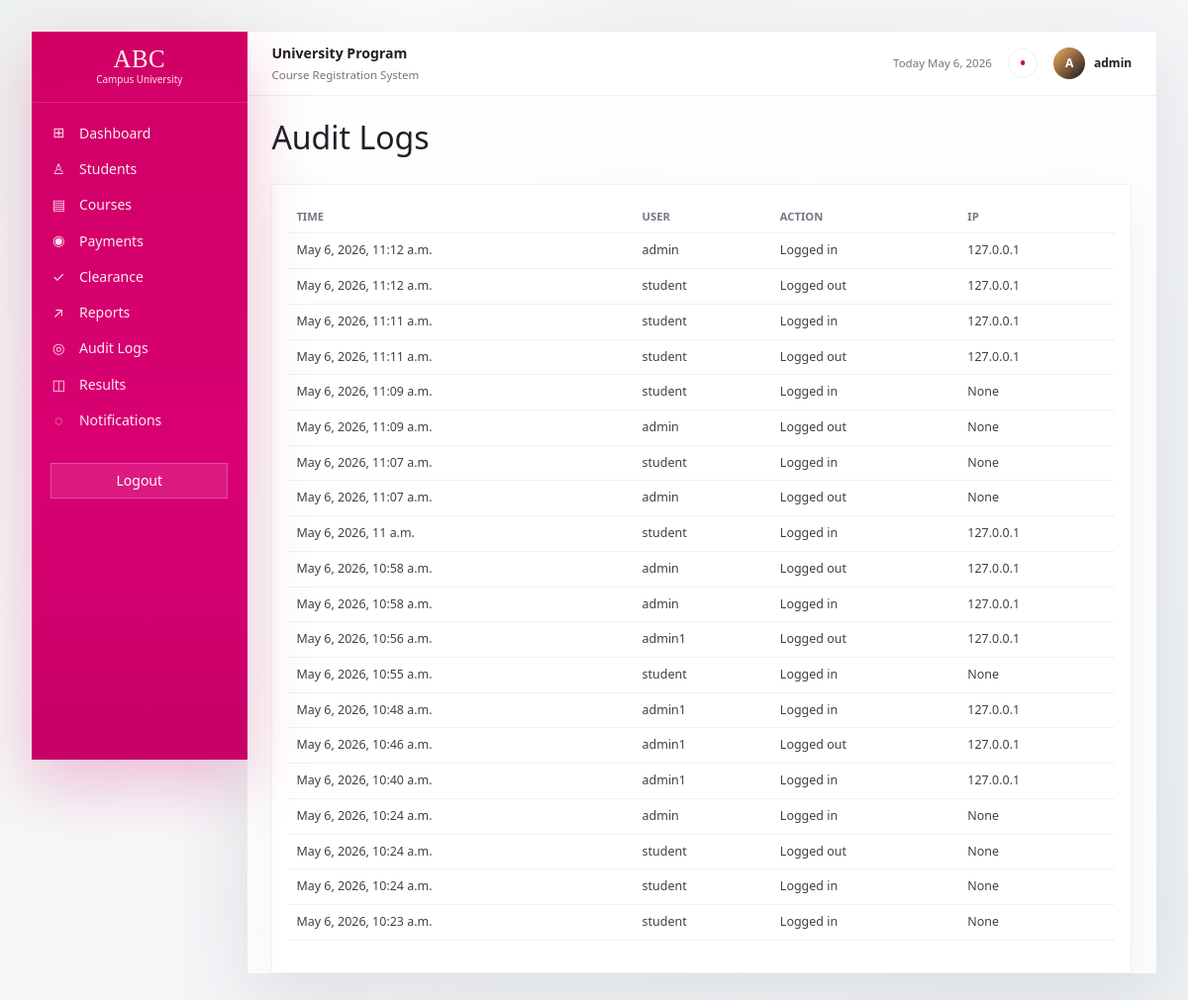
The page /audit-logs/ (signed in) on the database its author committed.
### apps/accounts/models.py (models this page shows, shortened)
class User(AbstractUser):
    class Roles(models.TextChoices):
        ADMIN = "ADMIN", "Admin"
        STAFF = "STAFF", "Staff"
        STUDENT = "STUDENT", "Student"
    role = models.CharField(max_length=20, choices=Roles.choices, default=Roles.STUDENT)
    @property
    def is_staff_role(self):
        return self.role in {self.Roles.ADMIN, self.Roles.STAFF} or self.is_superuser

class AuditLog(models.Model):
    user = models.ForeignKey(settings.AUTH_USER_MODEL, on_delete=models.SET_NULL, null=True, blank=True)
    action = models.CharField(max_length=255)
    timestamp = models.DateTimeField(auto_now_add=True)
    ip_address = models.GenericIPAddressField(null=True, blank=True)
    class Meta:
        ordering = ["-timestamp"]

### apps/accounts/views.py (the view)
# urls.py: path("audit-logs/", audit_logs, name="audit_logs"),
@staff_required
def audit_logs(request):
    logs = AuditLog.objects.select_related("user")
    return render(request, "audit_logs.html", {"logs": logs})

### templates/audit_logs.html
{% extends "base.html" %}
{% block content %}
<div class="page-header"><h2>Audit Logs</h2></div>
<div class="panel"><table class="table table-hover"><thead><tr><th>Time</th><th>User</th><th>Action</th><th>IP</th></tr></thead><tbody>{% for log in logs %}<tr><td>{{ log.timestamp }}</td><td>{{ log.user }}</td><td>{{ log.action }}</td><td>{{ log.ip_address }}</td></tr>{% empty %}<tr><td>No logs yet.</td></tr>{% endfor %}</tbody></table></div>
{% endblock %}

### templates/base.html (shortened to what this page needs)
{% load static %}
<!doctype html>
<html lang="en">
<head>
  <link href="https://cdn.jsdelivr.net/npm/bootstrap@5.3.3/dist/css/bootstrap.min.css" rel="stylesheet">
  <link rel="stylesheet" href="{% static 'css/style.css' %}">
</head>
<body class="{% block body_class %}{% endblock %}">
  <div class="app-shell">
    {% if user.is_authenticated %}
      <aside class="sidebar">
        <div class="sidebar-brand">
          <strong>ABC</strong>
          <span>Campus University</span>
        </div>
        <nav class="sidebar-nav">
        <a href="{% url 'dashboard' %}"><span>⊞</span>Dashboard</a>
        {% if user.is_staff_role or user.is_superuser %}
          <a href="{% url 'student_list' %}"><span>♙</span>Students</a>
          <a href="{% url 'course_list' %}"><span>▤</span>Courses</a>
          <a href="{% url 'payment_list' %}"><span>◉</span>Payments</a>
          <a href="{% url 'clearance_list' %}"><span>✓</span>Clearance</a>
          <a href="{% url 'reports_dashboard' %}"><span>↗</span>Reports</a>
          <a href="{% url 'audit_logs' %}"><span>◎</span>Audit Logs</a>
        {% else %}
          <a href="{% url 'student_portal' %}"><span>♙</span>Student Portal</a>
          <a href="{% url 'register_course' %}"><span>▤</span>Register Courses</a>
          <a href="{% url 'registration_slip' %}"><span>▣</span>Download Slip</a>
        {% endif %}
        <a href="{% url 'result_list' %}"><span>◫</span>Results</a>
        <a href="{% url 'notification_list' %}"><span>◌</span>Notifications</a>
        </nav>
        <form method="post" action="{% url 'logout' %}">
          <button class="sidebar-logout">Logout</button>
        </form>
      </aside>
    {% endif %}
    <main class="content">
      {% if user.is_authenticated %}
        <header class="topbar">
          <div>
            <strong>{% block workspace_title %}University Program{% endblock %}</strong>
            <span>{% block workspace_subtitle %}Course Registration System{% endblock %}</span>
          </div>
          <div class="topbar-actions">
            <span>Today {% now "F j, Y" %}</span>
            <a href="{% url 'notification_list' %}" class="notification-dot">•</a>
            <div class="user-chip">
              <span>{{ user.username|slice:":1"|upper }}</span>
              <strong>{{ user.get_full_name|default:user.username }}</strong>
            </div>
          </div>
        </header>
      {% endif %}
      {% block content %}{% endblock %}
    </main>
  </div>
</body>
</html>

### static/css/style.css (style rules this page uses)
body { background: radial-gradient(circle at 35% 4%, rgba(255, 255, 255, .85), transparent 15rem), linear-gradient(135deg, #edf1ef 0%, #f7f7f9 45%, #eef2f5 100%); color: #201f28; font-size: 14px; }
.app-shell { display: flex; min-height: 100vh; padding: 2rem; }
.sidebar { background: linear-gradient(180deg, #d10065 0%, #d90073 60%, #c70068 100%); color: #fff; flex: 0 0 13.6rem; padding: 0; position: sticky; top: 2rem; height: calc(100vh - 4rem); border-radius: 0; box-shadow: 0 24px 60px rgba(209, 0, 101, .24); overflow-y: auto; }
.sidebar-brand { border-bottom: 1px solid rgba(255, 255, 255, .16); padding: 1rem 1.25rem .95rem; text-align: center; }
.sidebar-brand strong { display: block; font-family: Georgia, serif; font-size: 1.55rem; font-weight: 400; letter-spacing: .02em; line-height: 1; }
.sidebar-brand span { display: block; font-size: .62rem; opacity: .88; }
.sidebar-nav { padding: .75rem 0; }
.sidebar a { align-items: center; color: rgba(255, 255, 255, .92); display: flex; gap: .8rem; min-height: 2.15rem; padding: .46rem 1.2rem; text-decoration: none; transition: background .15s ease, color .15s ease; }
.sidebar a span { align-items: center; display: inline-flex; font-size: .9rem; justify-content: center; opacity: .95; width: 1rem; }
.sidebar-logout { background: rgba(255,255,255,.1); border: 1px solid rgba(255,255,255,.22); color: #fff; margin: .8rem 1.2rem 1.2rem; min-height: 2.25rem; width: calc(100% - 2.4rem); }
.content { flex: 1; background: rgba(255, 255, 255, .84); box-shadow: 0 24px 80px rgba(42, 50, 64, .12); min-height: calc(100vh - 4rem); overflow: hidden; padding: 0; }
.page-header { align-items: center; display: flex; justify-content: space-between; gap: 1rem; margin-bottom: 1.2rem; }
.topbar { align-items: center; background: rgba(255,255,255,.92); border-bottom: 1px solid #edf0f5; display: flex; justify-content: space-between; min-height: 4.05rem; padding: 0 1.55rem; }
.topbar strong { display: block; font-size: .88rem; }
.topbar span { color: #757381; font-size: .72rem; }
.topbar-actions { align-items: center; display: flex; gap: 1rem; }
.notification-dot { align-items: center; background: #fff; border: 1px solid #eceff5; border-radius: 50%; color: #d10065; display: inline-flex; font-size: 1.2rem; height: 1.9rem; justify-content: center; line-height: 1; text-decoration: none; width: 1.9rem; }
.user-chip { align-items: center; display: flex; gap: .55rem; }
.user-chip span { align-items: center; background: linear-gradient(135deg, #f6b05f, #17141b); border-radius: 50%; color: #fff; display: inline-flex; font-size: .76rem; font-weight: 700; height: 2rem; justify-content: center; width: 2rem; }
.user-chip strong { font-size: .75rem; }
.content > .page-header, .content > .row, .content > .panel, .content > .stat-card, .content > form, .content > .student-hero, .content > .analytics-grid, .content > .section-title, .content > .meter-grid, .content > .activity-grid, .content > nav { margin-left: 1.55rem; margin-right: 1.55rem; }
.content > .page-header:first-of-type { margin-top: 1.45rem; }
.panel, .stat-card, .form-card { background: #fff; border: 1px solid #f0f1f6; border-radius: 0; padding: 1rem; box-shadow: 0 18px 45px rgba(34, 34, 52, .045); }
.app-table td, .table td, .table th { border-color: #f0f1f5; color: #413f4b; font-size: .78rem; vertical-align: middle; }
.table thead th { color: #777484; font-size: .7rem; font-weight: 800; text-transform: uppercase; }

### rows shown on the page
User: username "A", get_full_name "admin"
AuditLog: timestamp "May 6, 2026, 11:12 a.m.", user "admin", action "Logged in", ip_address "127.0.0.1"
AuditLog: timestamp "May 6, 2026, 11:12 a.m.", user "student", action "Logged out", ip_address "127.0.0.1"
AuditLog: timestamp "May 6, 2026, 11:11 a.m.", user "student", action "Logged in", ip_address "127.0.0.1"
AuditLog: timestamp "May 6, 2026, 11:11 a.m.", user "student", action "Logged out", ip_address "127.0.0.1"
AuditLog: timestamp "May 6, 2026, 11:09 a.m.", user "student", action "Logged in", ip_address "None"
AuditLog: timestamp "May 6, 2026, 11:09 a.m.", user "admin", action "Logged out", ip_address "None"
AuditLog: timestamp "May 6, 2026, 11:07 a.m.", user "student", action "Logged in", ip_address "None"
AuditLog: timestamp "May 6, 2026, 11:07 a.m.", user "admin", action "Logged out", ip_address "None"
AuditLog: timestamp "May 6, 2026, 11 a.m.", user "student", action "Logged in", ip_address "127.0.0.1"
AuditLog: timestamp "May 6, 2026, 10:58 a.m.", user "admin", action "Logged out", ip_address "127.0.0.1"
AuditLog: timestamp "May 6, 2026, 10:58 a.m.", user "admin", action "Logged in", ip_address "127.0.0.1"
AuditLog: timestamp "May 6, 2026, 10:56 a.m.", user "admin1", action "Logged out", ip_address "127.0.0.1"
AuditLog: timestamp "May 6, 2026, 10:55 a.m.", user "student", action "Logged in", ip_address "None"
AuditLog: timestamp "May 6, 2026, 10:48 a.m.", user "admin1", action "Logged in", ip_address "127.0.0.1"
AuditLog: timestamp "May 6, 2026, 10:46 a.m.", user "admin1", action "Logged out", ip_address "127.0.0.1"
AuditLog: timestamp "May 6, 2026, 10:40 a.m.", user "admin1", action "Logged in", ip_address "127.0.0.1"
AuditLog: timestamp "May 6, 2026, 10:24 a.m.", user "admin", action "Logged in", ip_address "None"
AuditLog: timestamp "May 6, 2026, 10:24 a.m.", user "student", action "Logged out", ip_address "None"
AuditLog: timestamp "May 6, 2026, 10:24 a.m.", user "student", action "Logged in", ip_address "None"
AuditLog: timestamp "May 6, 2026, 10:23 a.m.", user "student", action "Logged in", ip_address "None"
